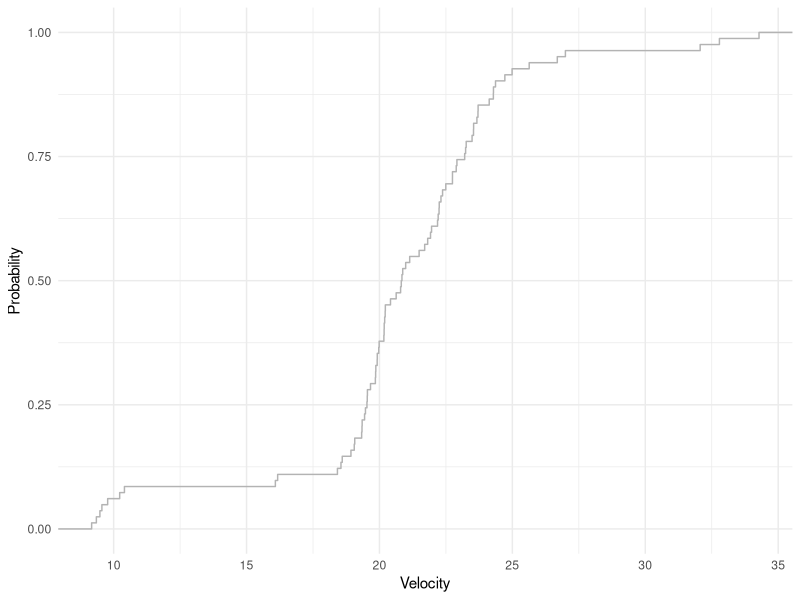
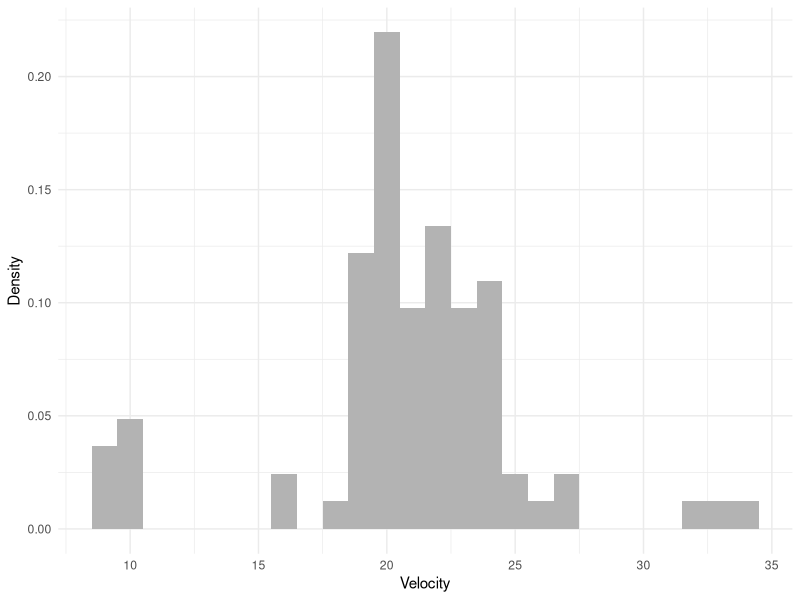
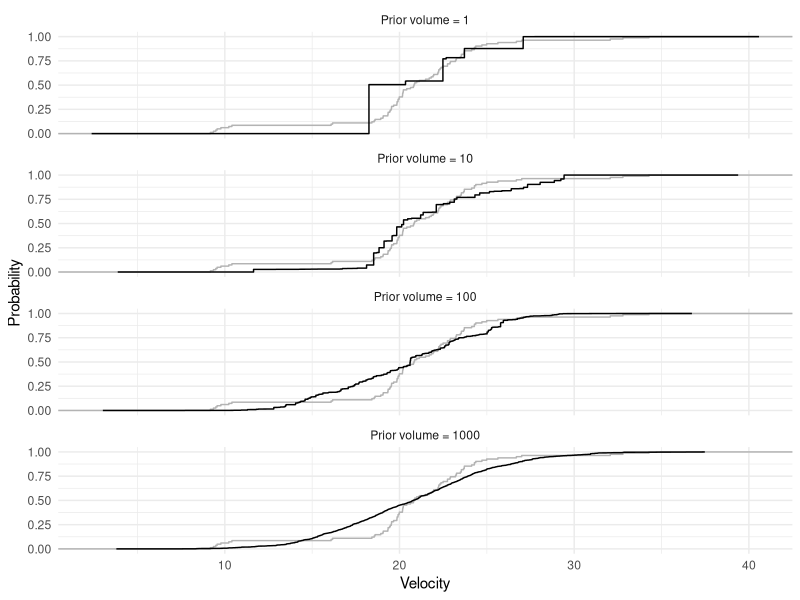
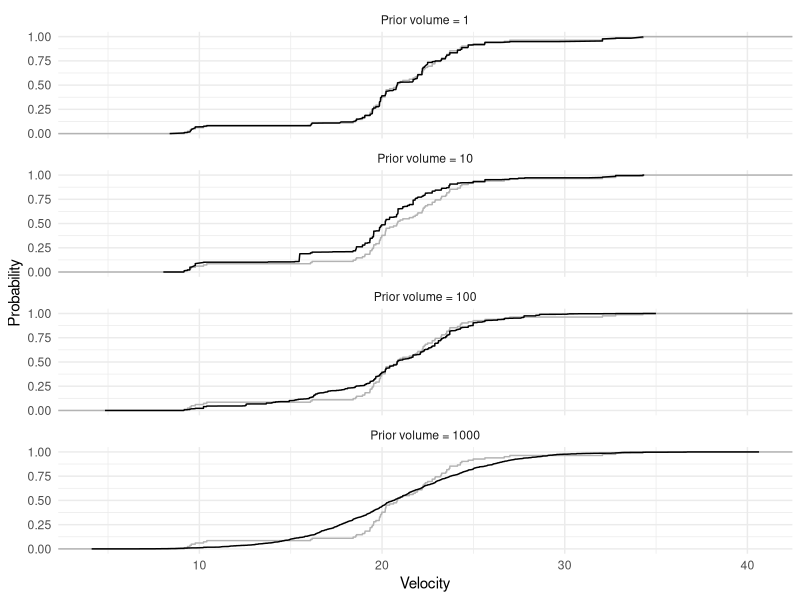
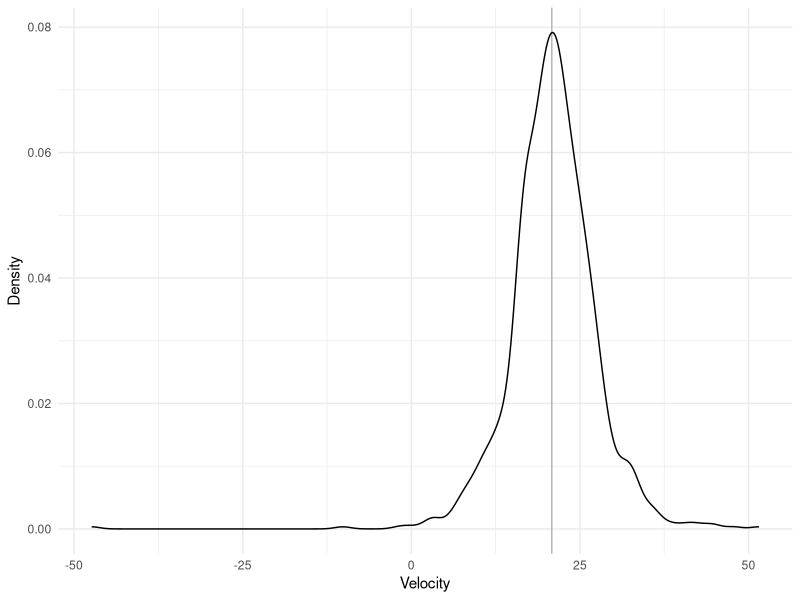
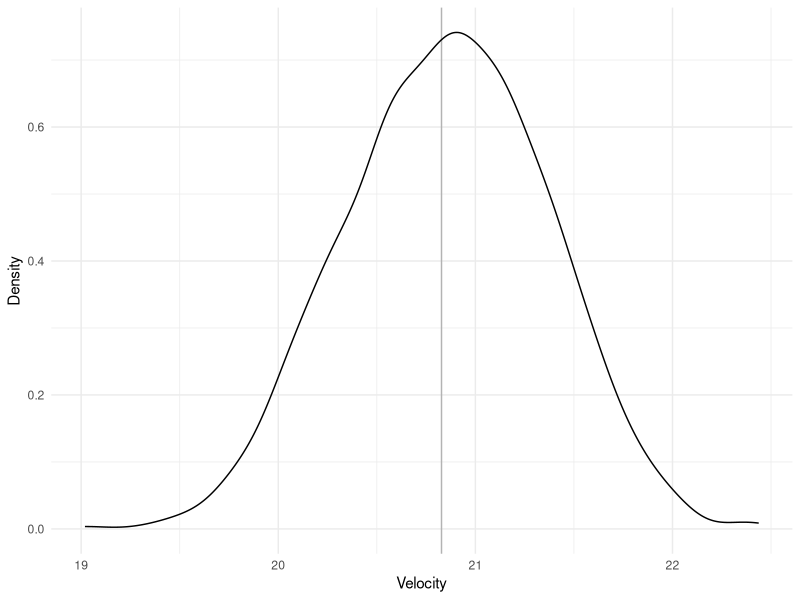
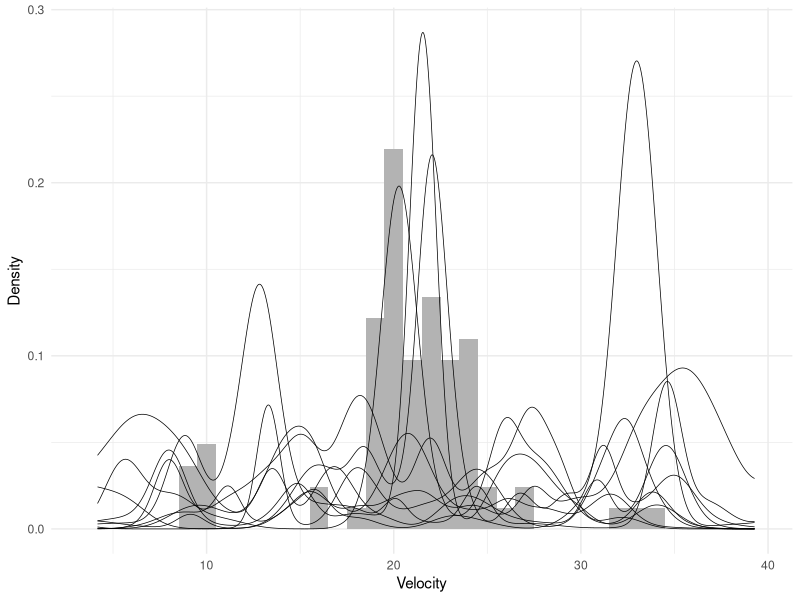
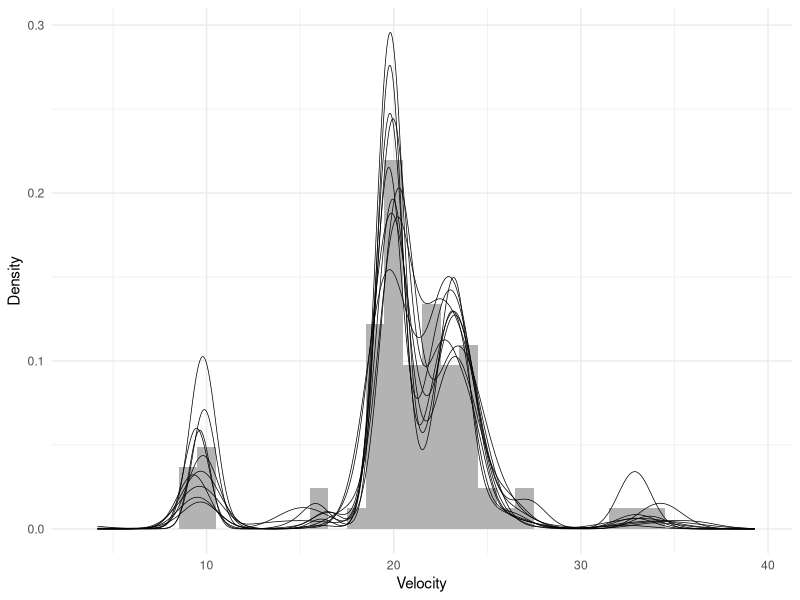

R code for these plots, in order: (Note: a time limit stopped this script after it produced the figures.)
## ---- chunk 1
library(MASS)
library(tidyverse)

theme_set(theme_minimal())
## ---- chunk 2
geom_reference <- function(data, type = 'cdf', binwidth = 1, color = 'gray70') {
  if (type == 'cdf') {
    stat_ecdf(data = data,
              mapping = aes(x),
              color = color)
  } else if (type == 'pdf') {
    geom_density(data = data,
                 mapping = aes(x),
                 color = color)
  } else if (type == 'histogram') {
    geom_histogram(data = data,
                   mapping = aes(x, y = ..count.. / sum(..count..)),
                   binwidth = binwidth,
                   fill = color)
  }
}
## ---- chunk 3
data <- tibble(x = galaxies / 1000)
## ---- chunk 4
ggplot() +
  geom_reference(data) +
  labs(x = 'Velocity', y = 'Probability')
## ---- chunk 5
ggplot() +
  geom_reference(data, type = 'histogram') +
  labs(x = 'Velocity', y = 'Density')
## ---- chunk 6
stick_break <- function(l, alpha, beta) {
  q <- rbeta(l, shape1 = alpha, shape2 = beta)
  q <- c(head(q, -1), 1)
  list(p = q * c(1, cumprod(1 - head(q, -1))), q = q)
}

nu_prior <- function(lambda = 1, mu0 = 0, sigma0 = 1) {
  sample_P0 <- function(l) rnorm(l, mean = mu0, sd = sigma0)
  list(sample_P0 = sample_P0, lambda = lambda)
}

nu_posterior <- function(x, lambda = 1, mu0 = 0, sigma0 = 1) {
  prior <- nu_prior(lambda = lambda, mu0 = mu0, sigma0 = sigma0)
  sample_P0 <- function(l) {
    i <- rbernoulli(l, p = lambda / (lambda + length(x)))
    i * prior$sample_P0(l) + (1 - i) * sample(x, l, replace = TRUE)
  }
  list(sample_P0 = sample_P0, lambda = lambda + length(x))
}

sample_DP <- function(l, nu) {
  x <- nu$sample_P0(l)
  p <- stick_break(l, 1, nu$lambda)$p
  tibble(x = x, p = p)
}

plot_distribution <- function(sample, reference) {
  sample <- sample %>%
    arrange(x) %>%
    mutate(p = cumsum(p))
  ggplot() +
    geom_reference(reference) +
    geom_line(data = sample, mapping = aes(x, p)) +
    labs(x = 'Velocity', y = 'Probability')
}
## ---- chunk 7
set.seed(42)

tibble(lambda = c(1, 10, 100, 1000)) %>%
  mutate(data = map(lambda, ~ sample_DP(l = 10000,
                                        nu = nu_prior(lambda = .x,
                                                      mu0 = mean(data$x),
                                                      sigma0 = sd(data$x))))) %>%
  unnest(data) %>%
  mutate(lambda = str_c('Prior volume = ', lambda)) %>%
  group_by(lambda) %>%
  plot_distribution(data) +
  facet_wrap(vars(lambda), ncol = 1)
## ---- chunk 8
set.seed(42)

tibble(lambda = c(1, 10, 100, 1000)) %>%
  mutate(data = map(lambda, ~ sample_DP(l = 10000,
                                        nu = nu_posterior(data$x,
                                                          lambda = .x,
                                                          mu0 = mean(data$x),
                                                          sigma0 = sd(data$x))))) %>%
  unnest(data) %>%
  mutate(lambda = str_c('Prior volume = ', lambda)) %>%
  group_by(lambda) %>%
  plot_distribution(data) +
  facet_wrap(vars(lambda), ncol = 1)
## ---- chunk 9
sample_Ptheta_prior <- function(l, mu0 = 0, kappa0 = 1, nu0 = 4, sigma0 = 1) {
  sigma <- sqrt((nu0 * sigma0^2) / rchisq(l, nu0))
  # sigma <- sqrt(1 / rgamma(l, nu0 / 2, nu0 * sigma0^2 / 2))
  mu <- rnorm(l, mu0, sigma / sqrt(kappa0))
  tibble(mu = mu, sigma = sigma)
}

sample_Ptheta_posterior <- function(l, x, mu0 = mean(x), kappa0 = 1, nu0 = 4, sigma0 = sd(x)) {
  n1 <- length(x)
  if (n1 == 0) {
    mu1 <- 0
    ss1 <- 0
  } else {
    mu1 <- mean(x)
    ss1 <- sum((x - mu1)^2)
  }
  sample_Ptheta_prior(
    l = l,
    mu0 = kappa0 / (kappa0 + n1) * mu0 + n1 / (kappa0 + n1) * mu1,
    kappa0 = kappa0 + n1,
    nu0 = nu0 + n1,
    sigma0 = sqrt((nu0 * sigma0^2 + ss1 + kappa0 * n1 / (kappa0 + n1) * (mu1 - mu0)^2) / (nu0 + n1))
  )
}

sample_Plambda_prior <- function(l, alpha0 = 2, beta0 = 0.1) {
  rgamma(l, alpha0, beta0)
}

sample_Plambda_posterior <- function(l, q, alpha0 = 2, beta0 = 0.1) {
  sample_Plambda_prior(
    l = l,
    alpha0 = alpha0 + length(q) - 1,
    beta0 = beta0 - sum(log(head(q, -1)))
  )
}

evaluate_Px <- function(x, theta) {
  dnorm(x, theta$mu, sqrt(theta$sigma))
}

evaluate_Pm_ <- function(draw, grid, type = 'cdf') {
  if (type == 'cdf') {
    method <- pnorm
  } else if (type == 'pdf') {
    method <- dnorm
  } else if (type == 'histogram') {
    method <- dnorm
  }
  bind_cols(draw$theta, tibble(p = draw$stick$p)) %>%
    mutate(.component = row_number()) %>%
    select(.component, everything()) %>%
    mutate(data = map2(mu, sigma, function(mu, sigma) {
                                  tibble(x = grid,
                                         y = method(grid, mu, sigma))
                                  })) %>%
    unnest(data) %>%
    group_by(x) %>%
    summarize(y = sum(p * y), .groups = 'drop')
}

evaluate_Pm <- function(draws, grid, ...) {
  process <- function(i) {
    evaluate_Pm_(draws[[i]], grid, ...) %>%
      mutate(.draw = i) %>%
      select(.draw, everything())
  }
  sapply(1:length(draws), process, simplify = FALSE) %>%
    bind_rows()
}

count_subjects <- function(m, k) {
  n <- rep(0, m)
  k <- as.data.frame(table(k))
  n[as.numeric(levels(k[ , 1]))[k[ , 1]]] <- k[ , 2]
  n
}

update_k <- function(x, state, prior_only = FALSE) {
  m <- length(state$stick$p)
  n <- length(x)
  if (prior_only) {
    p <- matrix(rep(1 / m, m * n), nrow = m, ncol = n)
  } else {
    x <- rep(x, each = m)
    theta <- state$theta %>% slice(rep(1:m, n))
    p <- matrix(evaluate_Px(x, theta), nrow = m, ncol = n)
    p <- sweep(p, 1, state$stick$p, `*`)
    p <- sweep(p, 2, colSums(p), `/`)
  }
  apply(p, 2, function(p) sample(1:m, 1, prob = p))
}

update_stick <- function(x, state, prior_only = FALSE) {
  m <- length(state$stick$p)
  if (prior_only) {
    alpha <- 1
    beta <- state$lambda
  } else {
    n <- count_subjects(m, state$k)
    alpha <- 1 + n
    beta <- state$lambda + sum(n) - cumsum(n)
  }
  stick_break(m, alpha, beta)
}

update_theta <- function(x, state, prior_only = FALSE, ...) {
  m <- length(state$stick$p)
  if (prior_only) {
    sapply(1:m, function(i) sample_Ptheta_prior(1, ...), simplify = FALSE) %>%
      bind_rows()
  } else {
    sapply(1:m, function(i) sample_Ptheta_posterior(1, x[state$k == i], ...),
           simplify = FALSE) %>%
      bind_rows()
  }
}

update_lambda <- function(x, state, prior_only = FALSE, ...) {
  if (prior_only) {
    sample_Plambda_prior(1, ...)
  } else {
    sample_Plambda_posterior(1, state$stick$q, ...)
  }
}

sample_DPM <- function(x, m, l,
                       n0 = 4,
                       mu0 = mean(x),
                       kappa0 = n0,
                       nu0 = n0,
                       sigma0 = 1,
                       lambda0 = 1,
                       alpha0 = n0,
                       beta0 = sqrt(n0) / 10,
                       prior_only = FALSE) {
  theta_prior <- list(
    mu0 = mu0,
    kappa0 = kappa0,
    nu0 = nu0,
    sigma0 = sigma0
  )
  lambda_prior <- list(
    alpha0 = alpha0,
    beta0 = beta0
  )
  state <- list(
    k = sample(1:m, length(x), replace = TRUE),
    stick = stick_break(m, 1, lambda0),
    theta = do.call(sample_Ptheta_prior, c(list(m), theta_prior)),
    lambda = lambda0
  )
  draws <- vector('list', l)
  for(i in 1:l) {
    arguments <- list(x, state, prior_only = prior_only)
    state$k <- do.call(update_k, arguments)
    arguments <- list(x, state, prior_only = prior_only)
    state$stick <- do.call(update_stick, arguments)
    arguments <- c(list(x, state, prior_only = prior_only), theta_prior)
    state$theta <- do.call(update_theta, arguments)
    arguments <- c(list(x, state, prior_only = prior_only), lambda_prior)
    state$lambda <- do.call(update_lambda, arguments)
    draws[[i]] <- state
  }
  draws
}

check_predictive <- function(draws, reference, size = 1000, type = 'cdf', ...) {
  grid <- seq(min(reference$x) - 5, to = max(reference$x) + 5, length.out = size)
  sample <- evaluate_Pm(draws, grid, type = type)
  ggplot() +
    geom_reference(reference, type = type, ...) +
    geom_line(data = sample, mapping = aes(x, y, group = .draw), size = 0.25) +
    labs(x = 'Velocity', y = 'Density')
}

summarize_inference <- function(draws,
                                reference, size = 1000,
                                type = 'cdf',
                                probability = 0.95, ...) {
  grid <- seq(min(reference$x) - 5, to = max(reference$x) + 5, length.out = size)
  sample <- evaluate_Pm(draws, grid, type = type) %>%
    group_by(x) %>%
    summarize(y_mean = mean(y),
              y_lower = quantile(y, (1 - probability) / 2),
              y_upper = quantile(y, 1 - (1 - probability) / 2),
              .groups = 'drop')
  ggplot() +
    geom_reference(reference, type = type, color = 'gray90', ...) +
    geom_ribbon(data = sample,
                mapping = aes(x, ymin = y_lower, ymax = y_upper),
                fill = 'royalblue3',
                alpha = 0.25) +
    geom_line(data = sample, mapping = aes(x, y_mean), size = 0.25) +
    labs(x = 'Velocity', y = 'Density')
}
## ---- chunk 10
set.seed(42)

sample_Ptheta_prior(1000, mu0 = mean(data$x), sigma0 = sd(data$x)) %>%
  ggplot() +
  geom_vline(xintercept = mean(data$x), color = 'gray70') +
  geom_density(aes(mu)) +
  labs(x = 'Velocity', y = 'Density')
## ---- chunk 11
set.seed(42)

sample_Ptheta_posterior(1000, data$x) %>%
  ggplot() +
  geom_vline(xintercept = mean(data$x), color = 'gray70') +
  geom_density(aes(mu)) +
  labs(x = 'Velocity', y = 'Density')
## ---- chunk 12
set.seed(42)

draws <- sample_DPM(data$x, 25, 1000, kappa0 = 0.01, prior_only = TRUE)
check_predictive(sample(tail(draws, length(draws) / 2), 10), data,
                 type = 'histogram')
## ---- chunk 13
set.seed(42)

draws <- sample_DPM(data$x, 25, 1000, kappa0 = 0.01)
check_predictive(sample(tail(draws, length(draws) / 2), 10), data,
                 type = 'histogram')
## ---- chunk 14
tibble(value = sapply(draws, function(draw) length(unique(draw$k)))) %>%
  mutate(draw = row_number()) %>%
  ggplot(aes(draw, value)) +
  geom_line(size = 0.1) +
  labs(x = 'Iteration', y = 'Position')
## ---- chunk 15
summarize_inference(tail(draws, length(draws) / 2), data,
                    type = 'histogram')
